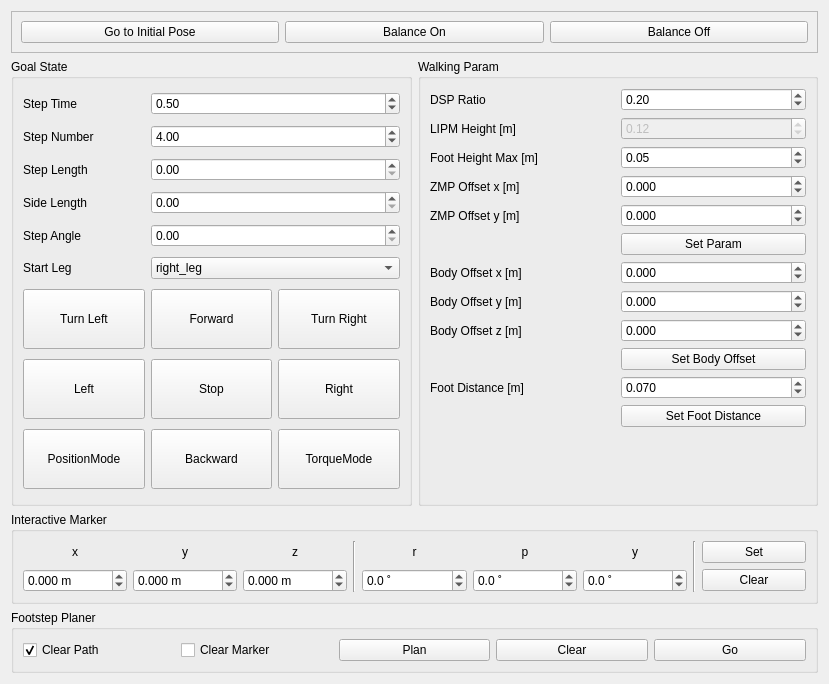
<?xml version="1.0" encoding="UTF-8"?>
<ui version="4.0">
 <class>PreviewWalkingForm</class>
 <widget class="QWidget" name="PreviewWalkingForm">
  <property name="geometry">
   <rect>
    <x>0</x>
    <y>0</y>
    <width>829</width>
    <height>684</height>
   </rect>
  </property>
  <property name="windowTitle">
   <string>Form</string>
  </property>
  <layout class="QGridLayout" name="gridLayout">
   <item row="2" column="0" colspan="4">
    <widget class="QGroupBox" name="groupBox_6">
     <property name="title">
      <string>Interactive Marker</string>
     </property>
     <layout class="QGridLayout" name="gridLayout_10">
      <item row="1" column="0">
       <widget class="QDoubleSpinBox" name="dSpinBox_marker_pos_x">
        <property name="suffix">
         <string> m</string>
        </property>
        <property name="decimals">
         <number>3</number>
        </property>
        <property name="minimum">
         <double>-10.000000000000000</double>
        </property>
        <property name="maximum">
         <double>10.000000000000000</double>
        </property>
        <property name="singleStep">
         <double>0.005000000000000</double>
        </property>
       </widget>
      </item>
      <item row="0" column="2">
       <widget class="QLabel" name="label_16">
        <property name="text">
         <string>z</string>
        </property>
        <property name="alignment">
         <set>Qt::AlignCenter</set>
        </property>
       </widget>
      </item>
      <item row="0" column="0">
       <widget class="QLabel" name="label_14">
        <property name="text">
         <string>x</string>
        </property>
        <property name="alignment">
         <set>Qt::AlignCenter</set>
        </property>
       </widget>
      </item>
      <item row="1" column="5">
       <widget class="QDoubleSpinBox" name="dSpinBox_marker_ori_p">
        <property name="suffix">
         <string> ˚</string>
        </property>
        <property name="decimals">
         <number>1</number>
        </property>
        <property name="minimum">
         <double>-180.000000000000000</double>
        </property>
        <property name="maximum">
         <double>180.000000000000000</double>
        </property>
        <property name="singleStep">
         <double>5.000000000000000</double>
        </property>
       </widget>
      </item>
      <item row="1" column="8">
       <widget class="QPushButton" name="button_marker_clear">
        <property name="text">
         <string>Clear</string>
        </property>
       </widget>
      </item>
      <item row="0" column="6">
       <widget class="QLabel" name="label_19">
        <property name="text">
         <string>y</string>
        </property>
        <property name="alignment">
         <set>Qt::AlignCenter</set>
        </property>
       </widget>
      </item>
      <item row="0" column="3" rowspan="2">
       <widget class="Line" name="line_6">
        <property name="orientation">
         <enum>Qt::Vertical</enum>
        </property>
       </widget>
      </item>
      <item row="1" column="6">
       <widget class="QDoubleSpinBox" name="dSpinBox_marker_ori_y">
        <property name="suffix">
         <string> ˚</string>
        </property>
        <property name="decimals">
         <number>1</number>
        </property>
        <property name="minimum">
         <double>-180.000000000000000</double>
        </property>
        <property name="maximum">
         <double>180.000000000000000</double>
        </property>
        <property name="singleStep">
         <double>5.000000000000000</double>
        </property>
       </widget>
      </item>
      <item row="1" column="1">
       <widget class="QDoubleSpinBox" name="dSpinBox_marker_pos_y">
        <property name="suffix">
         <string> m</string>
        </property>
        <property name="decimals">
         <number>3</number>
        </property>
        <property name="minimum">
         <double>-10.000000000000000</double>
        </property>
        <property name="maximum">
         <double>10.000000000000000</double>
        </property>
        <property name="singleStep">
         <double>0.005000000000000</double>
        </property>
       </widget>
      </item>
      <item row="0" column="7" rowspan="2">
       <widget class="Line" name="line_7">
        <property name="orientation">
         <enum>Qt::Vertical</enum>
        </property>
       </widget>
      </item>
      <item row="0" column="4">
       <widget class="QLabel" name="label_17">
        <property name="text">
         <string>r</string>
        </property>
        <property name="alignment">
         <set>Qt::AlignCenter</set>
        </property>
       </widget>
      </item>
      <item row="1" column="2">
       <widget class="QDoubleSpinBox" name="dSpinBox_marker_pos_z">
        <property name="suffix">
         <string> m</string>
        </property>
        <property name="decimals">
         <number>3</number>
        </property>
        <property name="minimum">
         <double>-10.000000000000000</double>
        </property>
        <property name="maximum">
         <double>10.000000000000000</double>
        </property>
        <property name="singleStep">
         <double>0.005000000000000</double>
        </property>
       </widget>
      </item>
      <item row="0" column="5">
       <widget class="QLabel" name="label_18">
        <property name="text">
         <string>p</string>
        </property>
        <property name="alignment">
         <set>Qt::AlignCenter</set>
        </property>
       </widget>
      </item>
      <item row="0" column="1">
       <widget class="QLabel" name="label_15">
        <property name="text">
         <string>y</string>
        </property>
        <property name="alignment">
         <set>Qt::AlignCenter</set>
        </property>
       </widget>
      </item>
      <item row="0" column="8">
       <widget class="QPushButton" name="button_marker_set">
        <property name="text">
         <string>Set</string>
        </property>
       </widget>
      </item>
      <item row="1" column="4">
       <widget class="QDoubleSpinBox" name="dSpinBox_marker_ori_r">
        <property name="suffix">
         <string> ˚</string>
        </property>
        <property name="decimals">
         <number>1</number>
        </property>
        <property name="minimum">
         <double>-180.000000000000000</double>
        </property>
        <property name="maximum">
         <double>180.000000000000000</double>
        </property>
        <property name="singleStep">
         <double>5.000000000000000</double>
        </property>
       </widget>
      </item>
     </layout>
    </widget>
   </item>
   <item row="1" column="2" colspan="2">
    <widget class="QGroupBox" name="walkin_param">
     <property name="minimumSize">
      <size>
       <width>0</width>
       <height>420</height>
      </size>
     </property>
     <property name="title">
      <string>Walking Param</string>
     </property>
     <layout class="QGridLayout" name="gridLayout_20">
      <item row="3" column="0">
       <widget class="QLabel" name="label_46">
        <property name="text">
         <string>ZMP Offset x [m]</string>
        </property>
       </widget>
      </item>
      <item row="0" column="0">
       <widget class="QLabel" name="label_43">
        <property name="text">
         <string>DSP Ratio</string>
        </property>
       </widget>
      </item>
      <item row="8" column="1">
       <widget class="QDoubleSpinBox" name="dSpinBox_body_offset_z">
        <property name="decimals">
         <number>3</number>
        </property>
        <property name="minimum">
         <double>-99.000000000000000</double>
        </property>
        <property name="singleStep">
         <double>0.005000000000000</double>
        </property>
       </widget>
      </item>
      <item row="10" column="1">
       <widget class="QDoubleSpinBox" name="dSpinBox_foot_distance">
        <property name="decimals">
         <number>3</number>
        </property>
        <property name="minimum">
         <double>-99.000000000000000</double>
        </property>
        <property name="singleStep">
         <double>0.005000000000000</double>
        </property>
        <property name="value">
         <double>0.070000000000000</double>
        </property>
       </widget>
      </item>
      <item row="0" column="1">
       <widget class="QDoubleSpinBox" name="dSpinBox_dsp_ratio">
        <property name="maximum">
         <double>1.000000000000000</double>
        </property>
        <property name="singleStep">
         <double>0.100000000000000</double>
        </property>
        <property name="value">
         <double>0.200000000000000</double>
        </property>
       </widget>
      </item>
      <item row="5" column="1">
       <widget class="QPushButton" name="button_set_walking_param">
        <property name="text">
         <string>Set Param</string>
        </property>
       </widget>
      </item>
      <item row="9" column="1">
       <widget class="QPushButton" name="button_send_body_offset">
        <property name="text">
         <string>Set Body Offset</string>
        </property>
       </widget>
      </item>
      <item row="1" column="0">
       <widget class="QLabel" name="label_44">
        <property name="text">
         <string>LIPM Height [m]</string>
        </property>
       </widget>
      </item>
      <item row="4" column="0">
       <widget class="QLabel" name="label_47">
        <property name="text">
         <string>ZMP Offset y [m]</string>
        </property>
       </widget>
      </item>
      <item row="2" column="0">
       <widget class="QLabel" name="label_45">
        <property name="text">
         <string>Foot Height Max [m]</string>
        </property>
       </widget>
      </item>
      <item row="4" column="1">
       <widget class="QDoubleSpinBox" name="dSpinBox_zmp_offset_y">
        <property name="decimals">
         <number>3</number>
        </property>
        <property name="minimum">
         <double>-100.000000000000000</double>
        </property>
        <property name="maximum">
         <double>100.000000000000000</double>
        </property>
        <property name="singleStep">
         <double>0.005000000000000</double>
        </property>
        <property name="value">
         <double>0.000000000000000</double>
        </property>
       </widget>
      </item>
      <item row="7" column="1">
       <widget class="QDoubleSpinBox" name="dSpinBox_body_offset_y">
        <property name="decimals">
         <number>3</number>
        </property>
        <property name="minimum">
         <double>-99.000000000000000</double>
        </property>
        <property name="singleStep">
         <double>0.005000000000000</double>
        </property>
       </widget>
      </item>
      <item row="7" column="0">
       <widget class="QLabel" name="label_64">
        <property name="text">
         <string>Body Offset y [m]</string>
        </property>
       </widget>
      </item>
      <item row="10" column="0">
       <widget class="QLabel" name="label_66">
        <property name="text">
         <string>Foot Distance [m]</string>
        </property>
       </widget>
      </item>
      <item row="6" column="1">
       <widget class="QDoubleSpinBox" name="dSpinBox_body_offset_x">
        <property name="decimals">
         <number>3</number>
        </property>
        <property name="minimum">
         <double>-99.000000000000000</double>
        </property>
        <property name="singleStep">
         <double>0.005000000000000</double>
        </property>
       </widget>
      </item>
      <item row="6" column="0">
       <widget class="QLabel" name="label_63">
        <property name="text">
         <string>Body Offset x [m]</string>
        </property>
       </widget>
      </item>
      <item row="3" column="1">
       <widget class="QDoubleSpinBox" name="dSpinBox_zmp_offset_x">
        <property name="decimals">
         <number>3</number>
        </property>
        <property name="minimum">
         <double>-100.000000000000000</double>
        </property>
        <property name="maximum">
         <double>100.000000000000000</double>
        </property>
        <property name="singleStep">
         <double>0.010000000000000</double>
        </property>
        <property name="value">
         <double>0.000000000000000</double>
        </property>
       </widget>
      </item>
      <item row="2" column="1">
       <widget class="QDoubleSpinBox" name="dSpinBox_foot_height_max">
        <property name="maximum">
         <double>0.200000000000000</double>
        </property>
        <property name="singleStep">
         <double>0.010000000000000</double>
        </property>
        <property name="value">
         <double>0.050000000000000</double>
        </property>
       </widget>
      </item>
      <item row="8" column="0">
       <widget class="QLabel" name="label_65">
        <property name="text">
         <string>Body Offset z [m]</string>
        </property>
       </widget>
      </item>
      <item row="12" column="1">
       <spacer name="verticalSpacer_3">
        <property name="orientation">
         <enum>Qt::Vertical</enum>
        </property>
        <property name="sizeHint" stdset="0">
         <size>
          <width>20</width>
          <height>40</height>
         </size>
        </property>
       </spacer>
      </item>
      <item row="1" column="1">
       <widget class="QDoubleSpinBox" name="dSpinBox_lipm_height">
        <property name="enabled">
         <bool>false</bool>
        </property>
        <property name="maximum">
         <double>100.000000000000000</double>
        </property>
        <property name="singleStep">
         <double>0.100000000000000</double>
        </property>
        <property name="value">
         <double>0.120000000000000</double>
        </property>
       </widget>
      </item>
      <item row="11" column="1">
       <widget class="QPushButton" name="button_send_foot_distance">
        <property name="text">
         <string>Set Foot Distance</string>
        </property>
       </widget>
      </item>
     </layout>
    </widget>
   </item>
   <item row="3" column="0" colspan="4">
    <widget class="QGroupBox" name="groupBox_2">
     <property name="title">
      <string>Footstep Planer</string>
     </property>
     <layout class="QHBoxLayout" name="horizontalLayout_2">
      <item>
       <widget class="QCheckBox" name="checkBox_clear_path">
        <property name="text">
         <string>Clear Path</string>
        </property>
        <property name="checked">
         <bool>true</bool>
        </property>
       </widget>
      </item>
      <item>
       <widget class="QCheckBox" name="checkBox_clear_marker">
        <property name="text">
         <string>Clear Marker</string>
        </property>
       </widget>
      </item>
      <item>
       <widget class="QPushButton" name="button_footstep_plan">
        <property name="text">
         <string>Plan</string>
        </property>
       </widget>
      </item>
      <item>
       <widget class="QPushButton" name="button_footstep_clear">
        <property name="text">
         <string>Clear</string>
        </property>
       </widget>
      </item>
      <item>
       <widget class="QPushButton" name="button_footstep_go">
        <property name="text">
         <string>Go</string>
        </property>
       </widget>
      </item>
     </layout>
    </widget>
   </item>
   <item row="1" column="0" colspan="2">
    <widget class="QGroupBox" name="groupBox">
     <property name="minimumSize">
      <size>
       <width>0</width>
       <height>420</height>
      </size>
     </property>
     <property name="title">
      <string>Goal State</string>
     </property>
     <layout class="QGridLayout" name="gridLayout_19">
      <item row="4" column="0">
       <widget class="QLabel" name="label_41">
        <property name="text">
         <string>Step Angle</string>
        </property>
       </widget>
      </item>
      <item row="7" column="2">
       <widget class="QPushButton" name="button_p_walking_right">
        <property name="minimumSize">
         <size>
          <width>100</width>
          <height>60</height>
         </size>
        </property>
        <property name="text">
         <string>Right</string>
        </property>
       </widget>
      </item>
      <item row="6" column="1">
       <widget class="QPushButton" name="button_p_walking_forward">
        <property name="minimumSize">
         <size>
          <width>100</width>
          <height>60</height>
         </size>
        </property>
        <property name="text">
         <string>Forward</string>
        </property>
       </widget>
      </item>
      <item row="1" column="0">
       <widget class="QLabel" name="label_38">
        <property name="text">
         <string>Step Number</string>
        </property>
       </widget>
      </item>
      <item row="7" column="0">
       <widget class="QPushButton" name="button_p_walking_left">
        <property name="minimumSize">
         <size>
          <width>100</width>
          <height>60</height>
         </size>
        </property>
        <property name="text">
         <string>Left</string>
        </property>
       </widget>
      </item>
      <item row="0" column="0">
       <widget class="QLabel" name="label_37">
        <property name="text">
         <string>Step Time</string>
        </property>
       </widget>
      </item>
      <item row="8" column="1">
       <widget class="QPushButton" name="button_p_walking_backward">
        <property name="minimumSize">
         <size>
          <width>100</width>
          <height>60</height>
         </size>
        </property>
        <property name="text">
         <string>Backward</string>
        </property>
       </widget>
      </item>
      <item row="4" column="1" colspan="2">
       <widget class="QDoubleSpinBox" name="dSpinBox_p_walking_step_angle">
        <property name="maximum">
         <double>99.000000000000000</double>
        </property>
        <property name="singleStep">
         <double>1.000000000000000</double>
        </property>
       </widget>
      </item>
      <item row="7" column="1">
       <widget class="QPushButton" name="button_p_walking_stop">
        <property name="minimumSize">
         <size>
          <width>100</width>
          <height>60</height>
         </size>
        </property>
        <property name="text">
         <string>Stop</string>
        </property>
       </widget>
      </item>
      <item row="2" column="0">
       <widget class="QLabel" name="label_39">
        <property name="text">
         <string>Step Length</string>
        </property>
       </widget>
      </item>
      <item row="3" column="0">
       <widget class="QLabel" name="label_40">
        <property name="text">
         <string>Side Length</string>
        </property>
       </widget>
      </item>
      <item row="2" column="1" colspan="2">
       <widget class="QDoubleSpinBox" name="dSpinBox_p_walking_step_length">
        <property name="maximum">
         <double>99.000000000000000</double>
        </property>
        <property name="singleStep">
         <double>0.010000000000000</double>
        </property>
       </widget>
      </item>
      <item row="1" column="1" colspan="2">
       <widget class="QDoubleSpinBox" name="dSpinBox_p_walking_step_num">
        <property name="value">
         <double>4.000000000000000</double>
        </property>
       </widget>
      </item>
      <item row="6" column="0">
       <widget class="QPushButton" name="button_p_walking_turn_l">
        <property name="minimumSize">
         <size>
          <width>100</width>
          <height>60</height>
         </size>
        </property>
        <property name="text">
         <string>Turn Left</string>
        </property>
       </widget>
      </item>
      <item row="3" column="1" colspan="2">
       <widget class="QDoubleSpinBox" name="dSpinBox_p_walking_side_length">
        <property name="maximum">
         <double>99.000000000000000</double>
        </property>
        <property name="singleStep">
         <double>0.010000000000000</double>
        </property>
       </widget>
      </item>
      <item row="0" column="1" colspan="2">
       <widget class="QDoubleSpinBox" name="dSpinBox_p_walking_step_time">
        <property name="singleStep">
         <double>0.100000000000000</double>
        </property>
        <property name="value">
         <double>0.500000000000000</double>
        </property>
       </widget>
      </item>
      <item row="6" column="2">
       <widget class="QPushButton" name="button_p_walking_turn_r">
        <property name="minimumSize">
         <size>
          <width>100</width>
          <height>60</height>
         </size>
        </property>
        <property name="text">
         <string>Turn Right</string>
        </property>
       </widget>
      </item>
      <item row="5" column="0">
       <widget class="QLabel" name="label_42">
        <property name="text">
         <string>Start Leg</string>
        </property>
       </widget>
      </item>
      <item row="5" column="1" colspan="2">
       <widget class="QComboBox" name="comboBox_p_walking_start_leg">
        <item>
         <property name="text">
          <string>right_leg</string>
         </property>
        </item>
        <item>
         <property name="text">
          <string>left_leg</string>
         </property>
        </item>
       </widget>
      </item>
      <item row="8" column="2">
       <widget class="QPushButton" name="button_torquemode_on">
        <property name="minimumSize">
         <size>
          <width>100</width>
          <height>60</height>
         </size>
        </property>
        <property name="text">
         <string>TorqueMode</string>
        </property>
       </widget>
      </item>
      <item row="8" column="0">
       <widget class="QPushButton" name="button_positionmode_on">
        <property name="minimumSize">
         <size>
          <width>100</width>
          <height>60</height>
         </size>
        </property>
        <property name="text">
         <string>PositionMode</string>
        </property>
       </widget>
      </item>
     </layout>
    </widget>
   </item>
   <item row="0" column="0" colspan="4">
    <widget class="QFrame" name="frame_2">
     <property name="enabled">
      <bool>true</bool>
     </property>
     <property name="sizePolicy">
      <sizepolicy hsizetype="Minimum" vsizetype="Fixed">
       <horstretch>50</horstretch>
       <verstretch>50</verstretch>
      </sizepolicy>
     </property>
     <property name="frameShape">
      <enum>QFrame::StyledPanel</enum>
     </property>
     <property name="frameShadow">
      <enum>QFrame::Raised</enum>
     </property>
     <layout class="QHBoxLayout" name="horizontalLayout">
      <item>
       <widget class="QPushButton" name="button_p_walking_init_pose">
        <property name="text">
         <string>Go to Initial Pose</string>
        </property>
       </widget>
      </item>
      <item>
       <widget class="QPushButton" name="button_p_walking_balance_on">
        <property name="text">
         <string>Balance On</string>
        </property>
       </widget>
      </item>
      <item>
       <widget class="QPushButton" name="button_p_walking_balance_off">
        <property name="text">
         <string>Balance Off</string>
        </property>
       </widget>
      </item>
     </layout>
    </widget>
   </item>
  </layout>
 </widget>
 <resources/>
 <connections/>
</ui>
